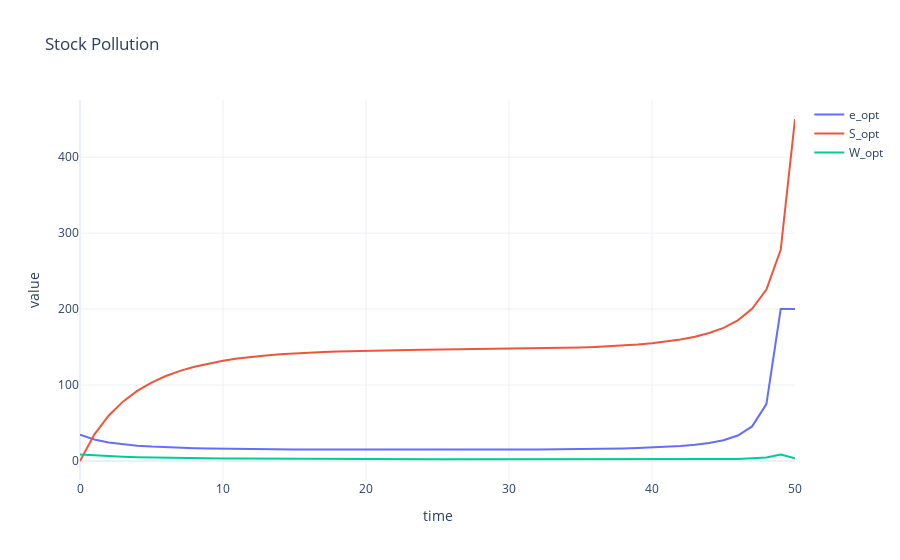

Notebook source saved alongside this figure:
### Markdown cell above
**2b)**\
Build an optimization model to find the social optimal emission rate over time. Use the parameters below and use a model time range of $t = 0, ..., T$.
$$
S_0 = 0; \qquad a = 0.1; \qquad b = 0.6; \qquad c = 0.00008, \qquad d = 2; \qquad r = 0.015; \qquad T = 50
$$

Plot $e$ and $S$ over time. Is there something striking in the visualisation?

### Code cell
def stockpollution(T = 50, S0 = 0, a = 0.1, b = 0.6, c = 0.00008, d = 2, r = 0.015 ):
    # Sets & Parameters --------------------------------
    # Define a discount factor
    rho = 1 / (1 + r) ** np.arange(T + 1)

    # State Variables -----------------------------------
    def f_S(i_e):
        S = np.zeros(T + 1)
        S[0] = S0
        for t in range(1, T + 1):
            S[t] = S[t-1] - a * S[t-1] + i_e[t-1]
        return S

    def f_W(i_e):
        S = f_S(i_e)
        W = np.zeros(T + 1)
        for t in range(T + 1):
            W[t] = rho[t] * ( (i_e[t] ** b) - (c * (S[t] ** d)) )
        return W

    # Objective Function -------------------------------
    def f_obj(i_e):
        W = f_W(i_e)
        return -1 * np.sum(W)


    # Constraints --------------------------------------
    cnstr = []

    # Decision Variables -------------------------------
    e_start = np.full(T+1, S0)
    bnds = [(0, 200) for t in range(T+1)]

    # Run Optimization ---------------------------------
    results = opt.minimize(f_obj, e_start, bounds=bnds, constraints=cnstr, 
                           options={'disp': False})

    # Get the optimal results
    e_opt = results.x
    S_opt = f_S(e_opt)
    W_opt = f_W(e_opt)

    # Create results dataframe
    df = pd.DataFrame({
        't': np.arange(T + 1),
        'e': e_opt,
        'S': S_opt,
        'W': W_opt
    })
    return df

df  = stockpollution()


# Plot Results -------------------------------------
# fig = make_subplots(rows=1, cols=3, subplot_titles=('q_opt', 'p_opt', 'S_opt'))
fig = go.Figure()
fig.add_trace(go.Scatter(x=df['t'], y=df['e'], mode='lines', name='e_opt', showlegend=True))
fig.add_trace(go.Scatter(x=df['t'], y=df['S'], mode='lines', name='S_opt', showlegend=True))
fig.add_trace(go.Scatter(x=df['t'], y=df['W'], mode='lines', name='W_opt', showlegend=True))
fig.update_layout(title='Stock Pollution', xaxis_title='time' , yaxis_title='value', template='plotly_white')

fig.write_html('stockpollution.html')
fig.show()

### Figure 1 — Plotly figure (JSON) as saved in the notebook; plotly's stock layout.template omitted (floating-point values rounded to 4 significant figures)
{"data": [{"mode": "lines", "name": "e_opt", "showlegend": true, "type": "scatter", "x": [0, 1, 2, 3, 4, 5, 6, 7, 8, 9, 10, 11, 12, 13, 14, 15, 16, 17, 18, 19, 20, 21, 22, 23, 24, 25, 26, 27, 28, 29, 30, 31, 32, 33, 34, 35, 36, 37, 38, 39, 40, 41, 42, 43, 44, 45, 46, 47, 48, 49, 50], "y": [34.77, 28.34, 24.48, 21.95, 20.2, 18.95, 18.02, 17.32, 16.79, 16.37, 16.04, 15.78, 15.58, 15.42, 15.28, 15.18, 15.1, 15.03, 14.98, 14.94, 14.91, 14.88, 14.87, 14.86, 14.86, 14.87, 14.88, 14.9, 14.93, 14.97, 15.02, 15.09, 15.17, 15.28, 15.42, 15.6, 15.83, 16.12, 16.49, 16.98, 17.62, 18.48, 19.65, 21.3, 23.7, 27.4, 33.62, 45.54, 74.86, 200, 200]}, {"mode": "lines", "name": "S_opt", "showlegend": true, "type": "scatter", "x": [0, 1, 2, 3, 4, 5, 6, 7, 8, 9, 10, 11, 12, 13, 14, 15, 16, 17, 18, 19, 20, 21, 22, 23, 24, 25, 26, 27, 28, 29, 30, 31, 32, 33, 34, 35, 36, 37, 38, 39, 40, 41, 42, 43, 44, 45, 46, 47, 48, 49, 50], "y": [0, 34.77, 59.64, 78.15, 92.28, 103.3, 111.9, 118.7, 124.2, 128.5, 132.0, 134.9, 137.2, 139.0, 140.5, 141.8, 142.8, 143.6, 144.3, 144.8, 145.3, 145.7, 146.0, 146.2, 146.5, 146.7, 146.9, 147.1, 147.3, 147.5, 147.7, 147.9, 148.2, 148.6, 149.0, 149.5, 150.2, 151.0, 152.0, 153.3, 154.9, 157.1, 159.8, 163.5, 168.5, 175.3, 185.2, 200.3, 225.8, 278.1, 450.3]}, {"mode": "lines", "name": "W_opt", "showlegend": true, "type": "scatter", "x": [0, 1, 2, 3, 4, 5, 6, 7, 8, 9, 10, 11, 12, 13, 14, 15, 16, 17, 18, 19, 20, 21, 22, 23, 24, 25, 26, 27, 28, 29, 30, 31, 32, 33, 34, 35, 36, 37, 38, 39, 40, 41, 42, 43, 44, 45, 46, 47, 48, 49, 50], "y": [8.409, 7.233, 6.336, 5.634, 5.078, 4.631, 4.268, 3.972, 3.727, 3.524, 3.353, 3.209, 3.085, 2.979, 2.886, 2.804, 2.732, 2.666, 2.607, 2.552, 2.502, 2.455, 2.412, 2.371, 2.331, 2.294, 2.259, 2.225, 2.193, 2.163, 2.134, 2.108, 2.083, 2.061, 2.041, 2.025, 2.012, 2.004, 2.003, 2.008, 2.024, 2.053, 2.101, 2.176, 2.291, 2.472, 2.771, 3.317, 4.523, 8.6, 3.707]}], "layout": {"title": {"text": "Stock Pollution"}, "xaxis": {"title": {"text": "time"}}, "yaxis": {"title": {"text": "value"}}}}
